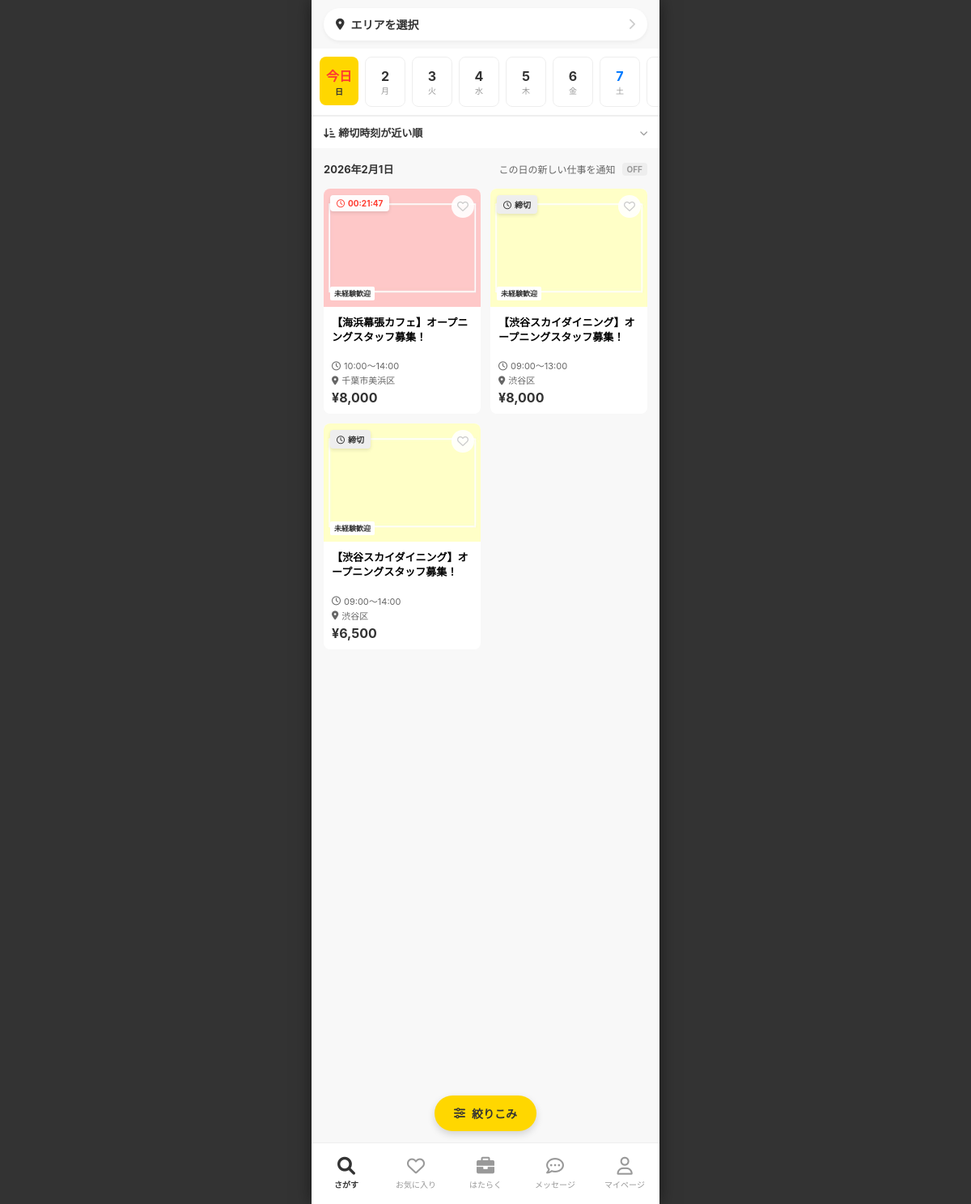
/home/, run on the app's committed database.
### business/models.py (models this page shows, shortened)
class JobPosting(models.Model):
    template = models.ForeignKey(JobTemplate, on_delete=models.CASCADE)
    work_date = models.DateField("勤務日")
    start_time = models.TimeField("開始時間")
    end_time = models.TimeField("終了時間")
    title = models.CharField("求人タイトル", max_length=200)
    work_content = models.TextField("業務内容", blank=True, null=True)
    is_long_term = models.BooleanField("長期バイト募集", default=False)
    hourly_wage = models.IntegerField("時給", default=1100)
    transportation_fee = models.IntegerField("交通費", default=500)
    recruitment_count = models.IntegerField("募集人数", default=1)
    break_start = models.TimeField("休憩開始時間", null=True, blank=True)
    break_duration = models.IntegerField("休憩時間(分)", default=0)
    application_deadline = models.DateTimeField("応募締切日時", null=True, blank=True)
    VISIBILITY_CHOICES = [
        ('public', '一般公開'),
        ('badge', 'バッジ限定'),
        ('group', 'グループ限定'),
        ('first_time', '初回ワーカー限定'),
        ('url', 'URL限定'),
    ]
    visibility = models.CharField("公開範囲", max_length=20, choices=VISIBILITY_CHOICES, default='public')
    is_published = models.BooleanField(default=True)
    created_at = models.DateTimeField(auto_now_add=True)
    @property
    def total_payment(self):
        return (self.hourly_wage * 5) + self.transportation_fee

class JobTemplate(models.Model):
    store = models.ForeignKey(Store, on_delete=models.CASCADE)
    title = models.CharField("求人タイトル", max_length=200)
    industry = models.CharField("業種", max_length=100)
    occupation = models.CharField("職種", max_length=100)
    work_content = models.TextField("業務内容")
    precautions = models.TextField("注意事項")
    has_unexperienced_welcome = models.BooleanField("未経験者歓迎", default=False)
    has_bike_car_commute = models.BooleanField("バイク/車通勤可", default=False)
    has_clothing_free = models.BooleanField("服装自由", default=False)
    has_coupon_get = models.BooleanField("クーポンGET", default=False)
    has_meal = models.BooleanField("まかないあり", default=False)
    has_hair_color_free = models.BooleanField("髪型/カラー自由", default=False)
    has_bike_bicycle_commute = models.BooleanField("バイク/自転車通勤可", default=False)
    has_bicycle_commute = models.BooleanField("自転車通勤可", default=False)
    has_transportation_allowance = models.BooleanField("交通費支給", default=False)
    belongings = models.TextField("持ち物", blank=True, null=True)
    requirements = models.TextField("働くための条件", blank=True, null=True)
    manual_pdf = models.FileField("業務に関する書類(PDF)", upload_to='job_manuals/', null=True, blank=True)
    address = models.CharField("就業場所の住所", max_length=255)
    access = models.TextField("アクセス", blank=True, null=True)
    contact_number = models.CharField("緊急連絡先", max_length=20)
    SMOKING_CHOICES = [
        ('indoor_no_smoking', '屋内禁煙'),
        ('indoor_smoking_separate', '分煙'),
        ('indoor_smoking_ok', '屋内喫煙可'),
    ]
    smoking_prevention = models.CharField("受動喫煙防止措置", max_length=50, choices=SMOKING_CHOICES, default='indoor_no_smoking')
    has_smoking_area = models.BooleanField("喫煙可能エリアでの作業あり", default=False)
    requires_qualification = models.BooleanField("資格が必要ですか？", default=False)
    QUAL_CHOICES = [
        ('none', '選択してください'),
        ('ordinary_car_license', '普通自動車免許'),
        ('mid_size_car_license', '中型自動車免許'),
        ('large_size_car_license', '大型自動車免許'),
        ('semi_mid_size_car_license', '準中型自動車免許'),
        ('motorcycle_license', '普通自動二輪車免許'),
        ('large_motorcycle_license', '大型自動二輪車免許'),
        ('moped_license', '原付免許'),
        ('forklift', 'フォークリフト'),
        ('hazardous_materials_b4', '危険物取扱者（乙4）'),
        ('food_hygiene_manager', '食品衛生責任者'),
        ('cook', '調理師'),
        ('nursing_care_basics', '介護職員初任者研修'),
        ('registered_seller', '登録販売者'),
        ('security_guard_training', '警備員新任教育受講済'),
        ('health_supervisor', '衛生管理者'),
    ]
    qualification_type = models.CharField("資格種別(旧)", max_length=50, choices=QUAL_CHOICES, default='none', blank=True, null=True)
    qualification = models.ForeignKey(QualificationMaster, on_delete=models.SET_NULL, null=True, blank=True, verbose_name="必須資格")
    qualification_notes = models.TextField("資格の補足情報", blank=True, null=True)
    skills = models.TextField("必要なスキル", blank=True, null=True) # カンマ区切りなどで保存
    other_conditions = models.TextField("その他の条件", blank=True, null=True) # 改行区切りなどで保存
    auto_message = models.TextField("自動送信メッセージ", blank=True, null=True)
    created_at = models.DateTimeField(auto_now_add=True)

class JobTemplatePhoto(models.Model):
    template = models.ForeignKey(JobTemplate, on_delete=models.CASCADE, related_name='photos')
    image = models.ImageField("写真", upload_to='job_templates/photos/')
    order = models.PositiveIntegerField("表示順", default=0)
    class Meta:
        ordering = ['order']

class Store(models.Model):
    business = models.ForeignKey(BusinessProfile, on_delete=models.CASCADE)
    store_name = models.CharField("店舗名", max_length=100)
    industry = models.CharField("業種", max_length=50, blank=True, null=True) # 画像準拠で追加
    post_code = models.CharField("郵便番号", max_length=7)
    prefecture = models.CharField("都道府県", max_length=20)
    city = models.CharField("市区町村名", max_length=100)
    address_line = models.CharField("町域・番地", max_length=100)
    building = models.CharField("建物名など", max_length=100, blank=True)
    latitude = models.FloatField("緯度", null=True, blank=True)
    longitude = models.FloatField("経度", null=True, blank=True)

### jobs/views.py (the view, shortened to what this page needs)
# urls.py: path('home/', job_views.IndexView.as_view(), name='index'),
class IndexView(ListView):
    model = JobPosting
    template_name = 'Searchjobs/index.html'
    context_object_name = 'main_jobs'
    def get_queryset(self):
        self.today = timezone.localdate()
        date_str = self.request.GET.get('date', self.today.strftime('%Y-%m-%d'))
        try:
            self.selected_date = datetime.strptime(date_str, '%Y-%m-%d').date()
        except ValueError:
            self.selected_date = self.today
        self.selected_prefs = self.request.GET.getlist('pref')
        self.selected_prefs = [p for p in self.selected_prefs if p]
        if self.request.user.is_authenticated and not self.selected_prefs and not self.request.GET.get('date'):
            if hasattr(self.request.user, 'workerprofile') and self.request.user.workerprofile.target_prefectures:
                saved_prefs = self.request.user.workerprofile.target_prefectures.split(',')
                self.selected_prefs = [p for p in saved_prefs if p]
        flat_prefs = []
        for p in self.selected_prefs:
            if ',' in p:
                flat_prefs.extend(p.split(','))
            else:
                flat_prefs.append(p)
        self.selected_prefs = flat_prefs
        queryset = JobPosting.objects.filter(is_published=True, work_date=self.selected_date).prefetch_related('template__photos')
        if self.selected_prefs:
            queryset = queryset.filter(template__store__prefecture__in=self.selected_prefs)
        session_filters = self.request.session.get('job_filters', {})
        occupations = session_filters.get('occupations', [])
        if occupations:
            queryset = queryset.filter(template__occupation__in=occupations)
        rewards = session_filters.get('rewards', [])
        treatments = session_filters.get('treatments', [])
        time_ranges = session_filters.get('time_ranges', [])
        exclude_keyword = session_filters.get('exclude_keyword', '')
        if exclude_keyword:
            keywords = exclude_keyword.replace('　', ' ').split()
            for k in keywords:
                if k:
                    queryset = queryset.exclude(title__icontains=k).exclude(template__work_content__icontains=k)
        return queryset
    def get_context_data(self, **kwargs):
        context = super().get_context_data(**kwargs)
        user_fav_job_ids = []
        if self.request.user.is_authenticated:
            user_fav_job_ids = FavoriteJob.objects.filter(user=self.request.user).values_list('job_posting_id', flat=True)
        context.update({
            'date_list': [self.today + timedelta(days=i) for i in range(14)],
            'selected_date': self.selected_date,
            'selected_prefs': self.selected_prefs,
            'today': self.today,
            'user_fav_job_ids': set(user_fav_job_ids),
        })
        return context

### jobs/templates/Searchjobs/index.html (shortened to what this page needs)
{% extends 'base_main.html' %}
{% load static %}
{% load humanize %}
{% block content %}
<div class="home-container">
    <a href="{% url 'location_home' %}" class="location-bar" style="text-decoration:none;">
        <div class="location-left">
            <i class="fa-solid fa-location-dot"></i>
            <span>{{ selected_prefs|join:"、"|default:"エリアを選択" }}</span>
        </div>
        <i class="fa-solid fa-chevron-right location-arrow"></i>
    </a>
    <div class="date-section">
        <div class="date-scroll">
            {% for d in date_list %}
            <a href="?date={{ d|date:'Y-m-d' }}&pref={{ selected_prefs|join:',' }}"
                class="date-chip {% if d == selected_date %}active{% endif %} {% if d|date:'w' == '0' %}sun{% elif d|date:'w' == '6' %}sat{% endif %}">
                {% if d == today %}
                <div class="date-day">今日</div>
                <div class="date-weekday">{{ d|date:"D" }}</div>
                {% else %}
                <div class="date-day">{{ d|date:"j" }}</div>
                <div class="date-weekday">{{ d|date:"D" }}</div>
                {% endif %}
            </a>
            {% endfor %}
        </div>
    </div>
    <div class="sort-bar">
        <button class="sort-btn">
            <span><i class="fa-solid fa-arrow-down-short-wide"></i> 締切時刻が近い順</span>
            <i class="fa-solid fa-chevron-down" style="font-size:10px; color:#999;"></i>
        </button>
    </div>
    <div class="list-header">
        <div class="list-date-title">{{ selected_date|date:"Y年n月j日" }}</div>
        <div class="notification-toggle">
            <span>この日の新しい仕事を通知</span>
            <span class="toggle-switch-off">OFF</span>
        </div>
    </div>
    <div class="job-grid">
        {% for job in main_jobs %}
        <a href="{% url 'job_detail' job.pk %}" class="job-card-grid">
            <div class="card-img-area">
                {% if job.template.photos.first %}
                <img src="{{ job.template.photos.first.image.url }}" class="card-img">
                {% else %}
                <div class="card-img"
                    style="background:{{ job.image_color|default:'#eee' }}; display:flex; align-items:center; justify-content:center;">
                    <i class="fa-solid fa-briefcase" style="color:rgba(255,255,255,0.5); font-size:32px;"></i>
                </div>
                {% endif %}
                <div class="badge-timer">
                    <i class="fa-regular fa-clock"></i>
                    <span class="timer"
                        data-deadline="{{ job.work_date|date:'Y/m/d' }} {{ job.start_time|date:'H:i' }}">計算中</span>
                </div>
                <div class="btn-fav-circle {% if job.id in user_fav_job_ids %}active{% endif %}"
                    onclick="event.preventDefault(); toggleFav({{ job.pk }}, this)">
                    <i class="fa-{% if job.id in user_fav_job_ids %}solid{% else %}regular{% endif %} fa-heart"></i>
                </div>
                {% if job.template.has_unexperienced_welcome %}
                <div class="img-tag">未経験歓迎</div>
                {% endif %}
            </div>
            <div class="card-content">
                <div class="card-title">{{ job.title }}</div>
                <div class="card-meta">
                    <i class="fa-regular fa-clock"></i> {{ job.start_time|date:"H:i" }}〜{{ job.end_time|date:"H:i" }}
                </div>
                <div class="card-meta">
                    <i class="fa-solid fa-location-dot"></i> {{ job.template.store.city }}
                </div>
                <div class="card-price">¥{{ job.total_payment|intcomma }}</div>
            </div>
        </a>
        {% empty %}
        <div class="empty-msg">
            この日の求人はまだありません<br>
            <span style="font-size:12px;">日付を変更して探してみてください</span>
        </div>
        {% endfor %}
    </div>
</div>
<a href="{% url 'refine_home' %}" class="floating-refine-btn">
    <i class="fa-solid fa-sliders"></i> 絞りこみ
</a>
{% endblock %}

### templates/base_main.html (shortened to what this page needs)
<!DOCTYPE html>
<html lang="ja">
<head>
    <link rel="stylesheet" href="https://cdnjs.cloudflare.com/ajax/libs/font-awesome/6.0.0/css/all.min.css">
</head>
<body>
    <div class="phone-wrapper">
        <div class="content-area">
            {% block content %}{% endblock %}
        </div>
        <nav class="bottom-nav">
            <a href="{% url 'index' %}"
                class="nav-item {% if request.resolver_match.url_name == 'index' %}active{% endif %}">
                <i class="fa-solid fa-magnifying-glass"></i>さがす
            </a>
            <a href="{% url 'favorites' %}"
                class="nav-item {% if request.resolver_match.url_name == 'favorites' %}active{% endif %}">
                <i class="fa-regular fa-heart"></i>お気に入り
            </a>
            <a href="{% url 'work_schedule' %}"
                class="nav-item {% if request.resolver_match.url_name == 'work_schedule' %}active{% endif %}">
                <i class="fa-solid fa-briefcase"></i>はたらく
            </a>
            <a href="{% url 'worker_message_list' %}"
                class="nav-item {% if request.resolver_match.url_name == 'worker_message_list' %}active{% endif %}">
                <i class="fa-regular fa-comment-dots"></i>メッセージ
            </a>
            <a href="{% url 'mypage' %}"
                class="nav-item {% if request.resolver_match.url_name == 'mypage' %}active{% endif %}">
                <i class="fa-regular fa-user"></i>マイページ
            </a>
        </nav>
    </div>
</body>
</html>

### templates/base_main.html (style rules this page uses)
:root { --timee-yellow: #FFD700; --ios-blue: #007AFF; --bg-gray: #F8F8F8; }
body, html { margin: 0; padding: 0; height: 100%; width: 100%; background-color: #333; display: flex; justify-content: center; align-items: center; overflow: hidden; font-family: -apple-system, sans-serif; }
.phone-wrapper { width: 100%; max-width: 430px; height: 100vh; background-color: white; position: relative; display: flex; flex-direction: column; box-shadow: 0 0 20px rgba(0, 0, 0, 0.5); }
.content-area { flex: 1; overflow-y: auto; background-color: var(--bg-gray); padding-bottom: 80px; }
.bottom-nav { position: absolute; bottom: 0; width: 100%; height: 75px; background: white; border-top: 1px solid #eee; display: flex; justify-content: space-around; align-items: center; padding-bottom: env(safe-area-inset-bottom); z-index: 1000; }
.nav-item { text-align: center; font-size: 10px; color: #999; text-decoration: none; flex: 1; }
.nav-item i { font-size: 22px; display: block; margin-bottom: 4px; }
.nav-item.active { color: #333; font-weight: bold; }

### data on the page
JobPosting: template.photos.first.image (picture), shows "未経験歓迎", title "【海浜幕張カフェ】オープニングスタッフ募集！", start_time "10:00", end_time "14:00", template.store.city "千葉市美浜区", total_payment "8,000"
JobPosting: template.photos.first.image (picture), shows "未経験歓迎", title "【渋谷スカイダイニング】オープニングスタッフ募集！", start_time "09:00", end_time "13:00", template.store.city "渋谷区", total_payment "8,000"
JobPosting: template.photos.first.image (picture), shows "未経験歓迎", title "【渋谷スカイダイニング】オープニングスタッフ募集！", start_time "09:00", end_time "14:00", template.store.city "渋谷区", total_payment "6,500"

### other printed values
{{ selected_prefs|join:"、"|default:"エリアを選択" }} "エリアを選択"
{{ d|date:"D" }} "日"
{{ d|date:"j" }} "2" "3" "4" "5" "6" "7"
{{ d|date:"D" }} "月" "火" "水" "木" "金" "土"
{{ selected_date|date:"Y年n月j日" }} "2026年2月1日"
